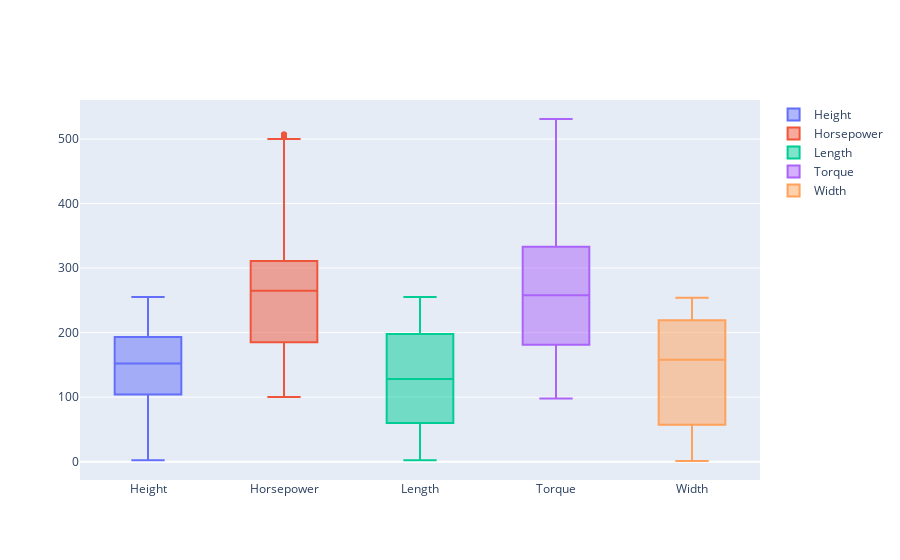

Notebook code for this chart:
### Code cell
fig = go.Figure()
fig.add_trace(go.Box(y=df_ok.Height, name="Height"))
fig.add_trace(go.Box(y=df_ok.Horsepower, name="Horsepower"))
fig.add_trace(go.Box(y=df_ok.Length, name="Length"))
fig.add_trace(go.Box(y=df_ok.Torque, name="Torque"))
fig.add_trace(go.Box(y=df_ok.Width, name="Width"))
fig.show()

### Figure 1 — Plotly figure (JSON) as saved in the notebook; plotly's stock layout.template omitted (floating-point values rounded to 4 significant figures; data arrays with more than 128 entries replaced by an {"elided": "..."} marker saying what was removed)
{"data": [{"name": "Height", "type": "box", "y": {"elided": "4729 int values"}}, {"name": "Horsepower", "type": "box", "y": {"elided": "4729 int values"}}, {"name": "Length", "type": "box", "y": {"elided": "4729 int values"}}, {"name": "Torque", "type": "box", "y": {"elided": "4729 int values"}}, {"name": "Width", "type": "box", "y": {"elided": "4729 int values"}}], "layout": {}}
